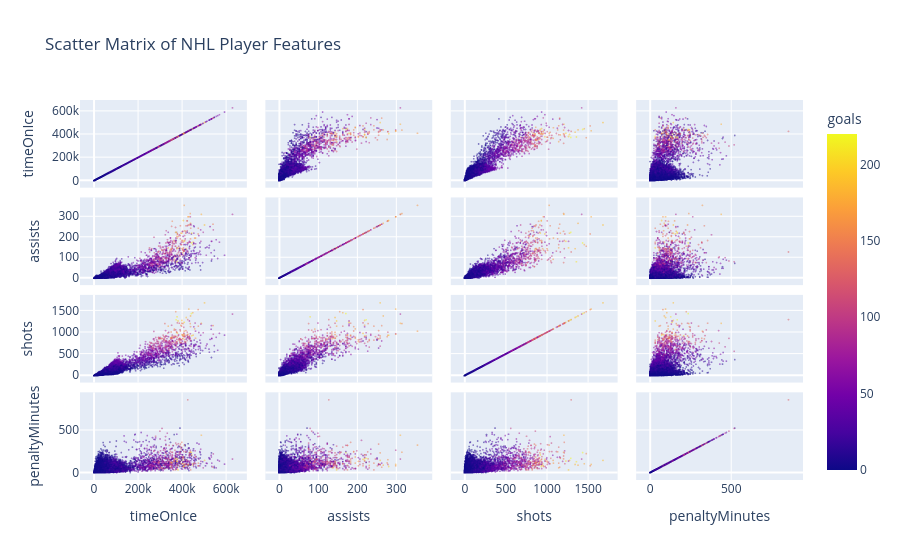

The notebook cell this image was saved under:
### Markdown cell above
b) Scatter matrix of features

### Code cell
# scatter matrix
features = ['timeOnIce', 'assists', 'shots', 'penaltyMinutes', 'goals']

fig = px.scatter_matrix(
    df[features],
    dimensions=['timeOnIce', 'assists', 'shots', 'penaltyMinutes'],
    color='goals',           # color points by the target variable
    title='Scatter Matrix of NHL Player Features',
    labels={col: col for col in features}
)

fig.update_traces(marker=dict(size=2, opacity=0.5))
fig.show()

### Figure 1 — Plotly figure (JSON) as saved in the notebook; plotly's stock layout.template omitted (floating-point values rounded to 4 significant figures; data arrays with more than 128 entries replaced by an {"elided": "..."} marker saying what was removed)
{"data": [{"dimensions": [{"axis": {"matches": true}, "label": "timeOnIce", "values": {"elided": "16787 int values"}}, {"axis": {"matches": true}, "label": "assists", "values": {"elided": "16787 int values"}}, {"axis": {"matches": true}, "label": "shots", "values": {"elided": "16787 int values"}}, {"axis": {"matches": true}, "label": "penaltyMinutes", "values": {"elided": "16787 int values"}}], "hovertemplate": "%{xaxis.title.text}=%{x}<br>%{yaxis.title.text}=%{y}<br>goals=%{marker.color}<extra></extra>", "legendgroup": "", "marker": {"color": {"elided": "16787 int values"}, "coloraxis": "coloraxis", "opacity": 0.5, "size": 2, "symbol": "circle"}, "name": "", "showlegend": false, "type": "splom"}], "layout": {"coloraxis": {"colorbar": {"title": {"text": "goals"}}, "colorscale": [[0, "#0d0887"], [0.1111, "#46039f"], [0.2222, "#7201a8"], [0.3333, "#9c179e"], [0.4444, "#bd3786"], [0.5556, "#d8576b"], [0.6667, "#ed7953"], [0.7778, "#fb9f3a"], [0.8889, "#fdca26"], [1, "#f0f921"]]}, "dragmode": "select", "legend": {"tracegroupgap": 0}, "title": {"text": "Scatter Matrix of NHL Player Features"}}}
